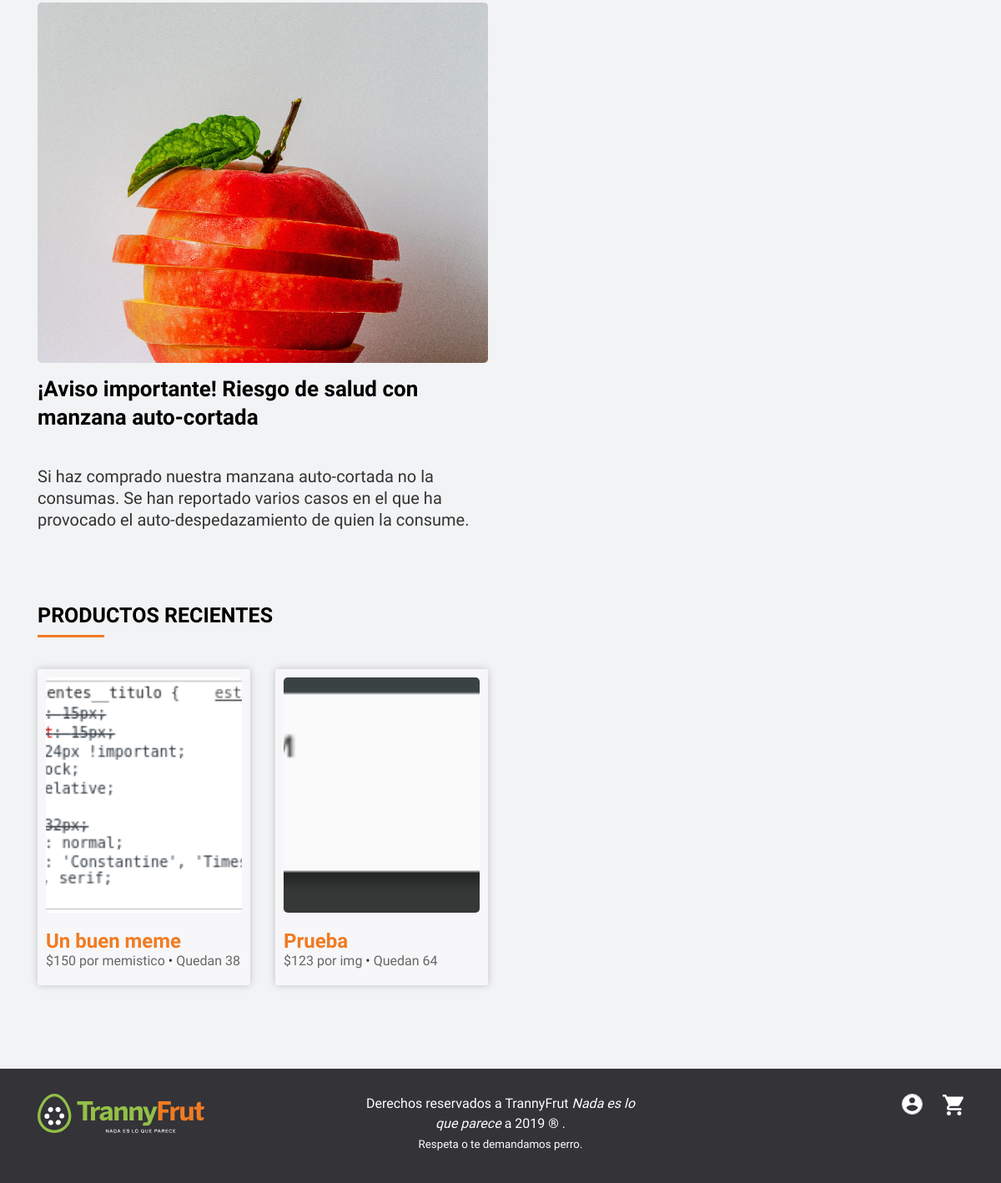
The app's page /app/index.php (lower part), older data.
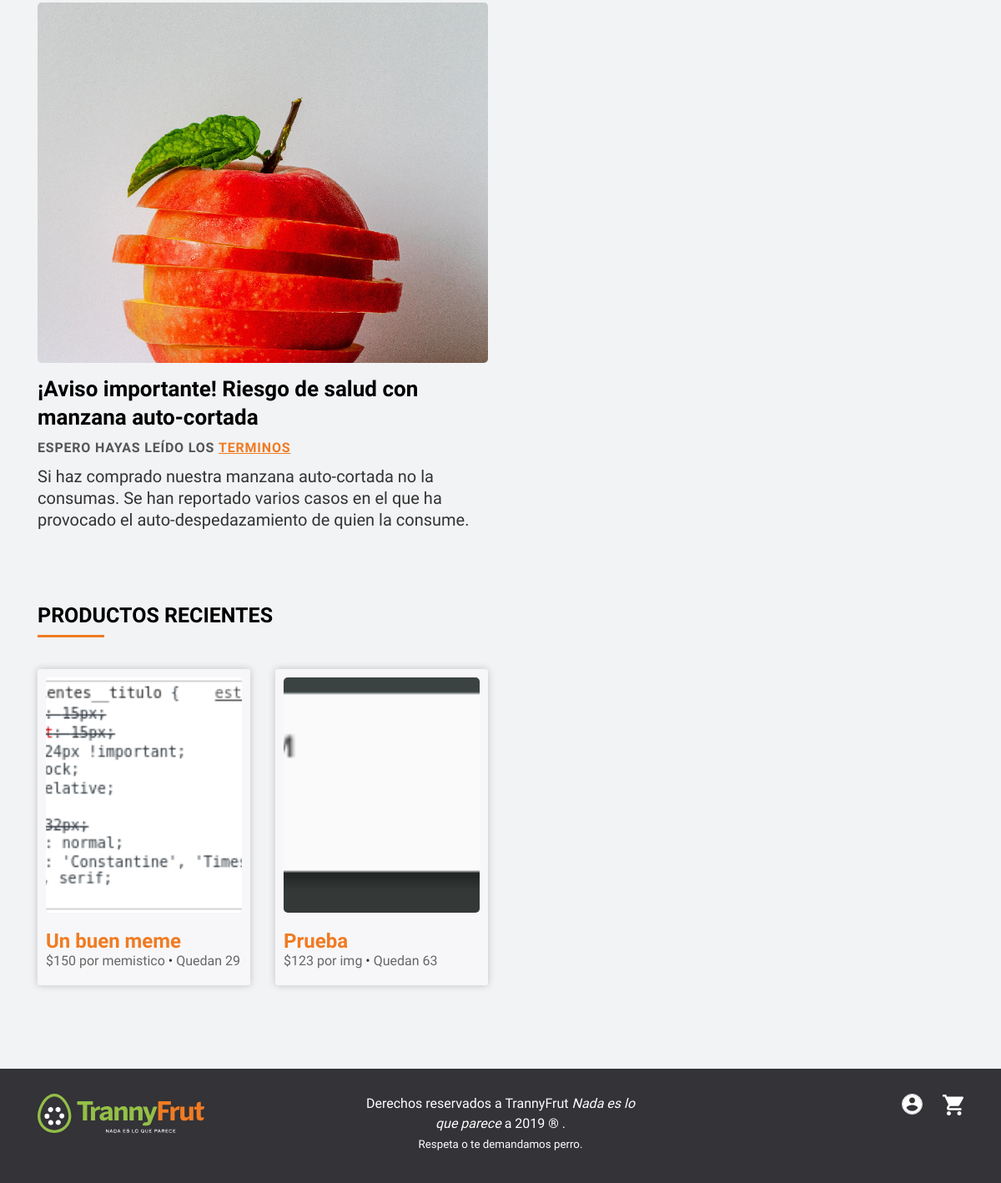
The same page, newer data.
### tables this page shows
CREATE TABLE `producto` (
  `id` int(11) NOT NULL,
  `imagen` text,
  `nombre` text,
  `descripcion` text,
  `precio` int(11) DEFAULT NULL,
  `unidad` text,
  `existencia` text,
  `fecha_creacion` timestamp NOT NULL DEFAULT CURRENT_TIMESTAMP,
  `imagenes` json DEFAULT NULL
);

CREATE TABLE `novedades` (
  `id` int(11) NOT NULL,
  `titulo` text,
  `subtitulo` text,
  `descripcion` text,
  `imagen` text
);

### app/funciones-generales.php (called while the page is built, shortened)
<?php
  function get_archivo( $tipo ){
    $bd = mysqli_connect("db","root","root", "main");
    $sql = "SELECT * FROM $tipo";
    $result = $bd->query($sql);
    return $result;
  }
  function productos_recientes($cant) {
    $bd = mysqli_connect("db","root","root", "main");
    $sql = "SELECT * FROM producto ORDER BY fecha_creacion LIMIT $cant";
    $result = $bd->query($sql);
    return $result;
  }
?>

### app/index.php (the view, shortened to what this page needs)
<?php
  include('estructura/cabecera.php');
?>
<main class="index-page">
  <section class="container novedades-inicio">
    <div class="row">
      <?php
        $result = get_archivo("novedades");
        if ($result->num_rows > 0) :
          while($novedad = $result->fetch_assoc()) :
            $titulo = $novedad['titulo'];
            $subtitulo = $novedad['subtitulo'];
            $descripcion = $novedad['descripcion'];
            $imagen = $novedad['imagen'];
      ?>
        <div class="col-12 col-md-6">
          <div class="tarjeta-novedad">
            <div class="img" style="background-image:url(<?php echo $imagen ?>);"></div>
            <h3><?php echo $titulo; ?></h3>
            <span><?php echo $subtitulo; ?></span>
            <p><?php echo $descripcion; ?></p>
          </div>
        </div>
      <?php
          endwhile;
        endif;
      ?>
      </div>
    </section>
    <section class="container productos-recientes">
        <div class="row">
          <div class="col-12">
            <h1> Productos Recientes </h1>
          </div>
          <?php
            $result = productos_recientes(4);
            if ($result->num_rows > 0) :
              while($producto = $result->fetch_assoc()) :
                $precio = $producto['precio'];
                $unidad = $producto['unidad'];
          ?>
            <div class="col-12 col-sm-6 col-lg-3">
              <article class="tarjeta tarjeta-producto">
                <a class="link-producto"
                    href="/producto.php?id=<?php echo $producto['id'] ?>">
                    <div class="imagen"
                    style="background-image:url(../<?php echo $producto['imagen'] ?>)"></div>
                  <h2>
                    <?php echo $producto['nombre']; ?>
                  </h2>
                  <span class="precio"><?php echo "$$precio por $unidad" ?></span> • <span class="existencia">Quedan <?php echo $producto['existencia'] ?></span>
                </a>
              </article>
            </div>
          <?php
              endwhile;
            endif;
          ?>
        </div>
    </section>
</main>
<?php
  include('estructura/pie.php');
?>

Row changes from the older to the newer data that the page shows:
changed novedades "¡Aviso importante! Riesgo de salud con manzana auto-cortada": subtitulo (not shown) → "ESPERO HAYAS LEÍDO LOS TERMINOS"
changed producto "Un buen meme": existencia "38" → "29"
changed producto "Prueba": existencia "64" → "63"
